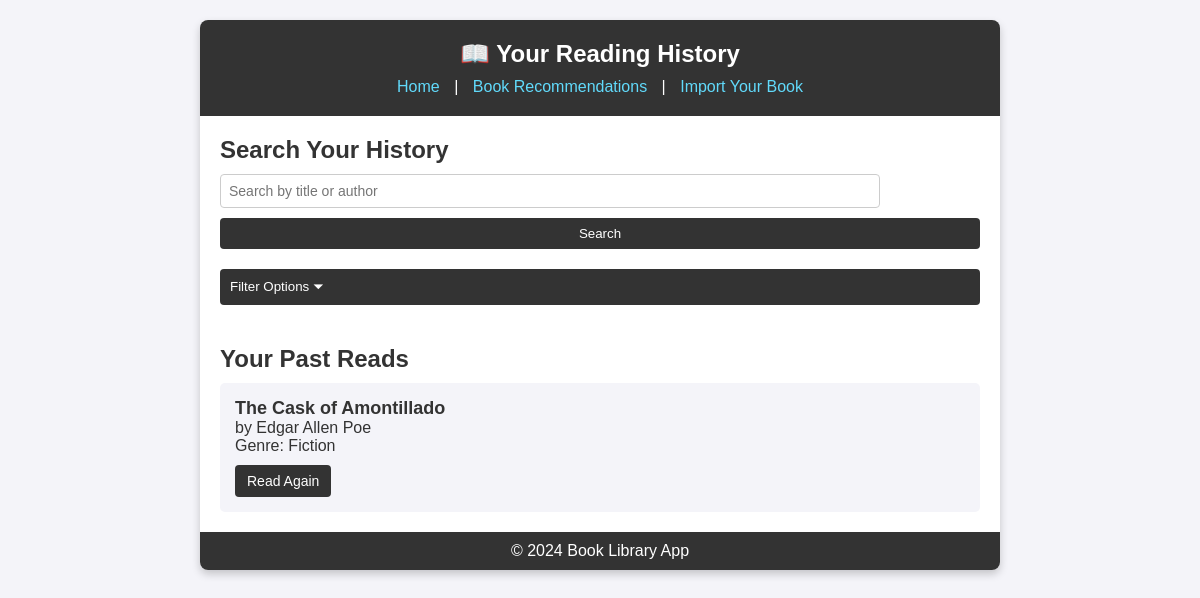
Before: /history with the older database file.
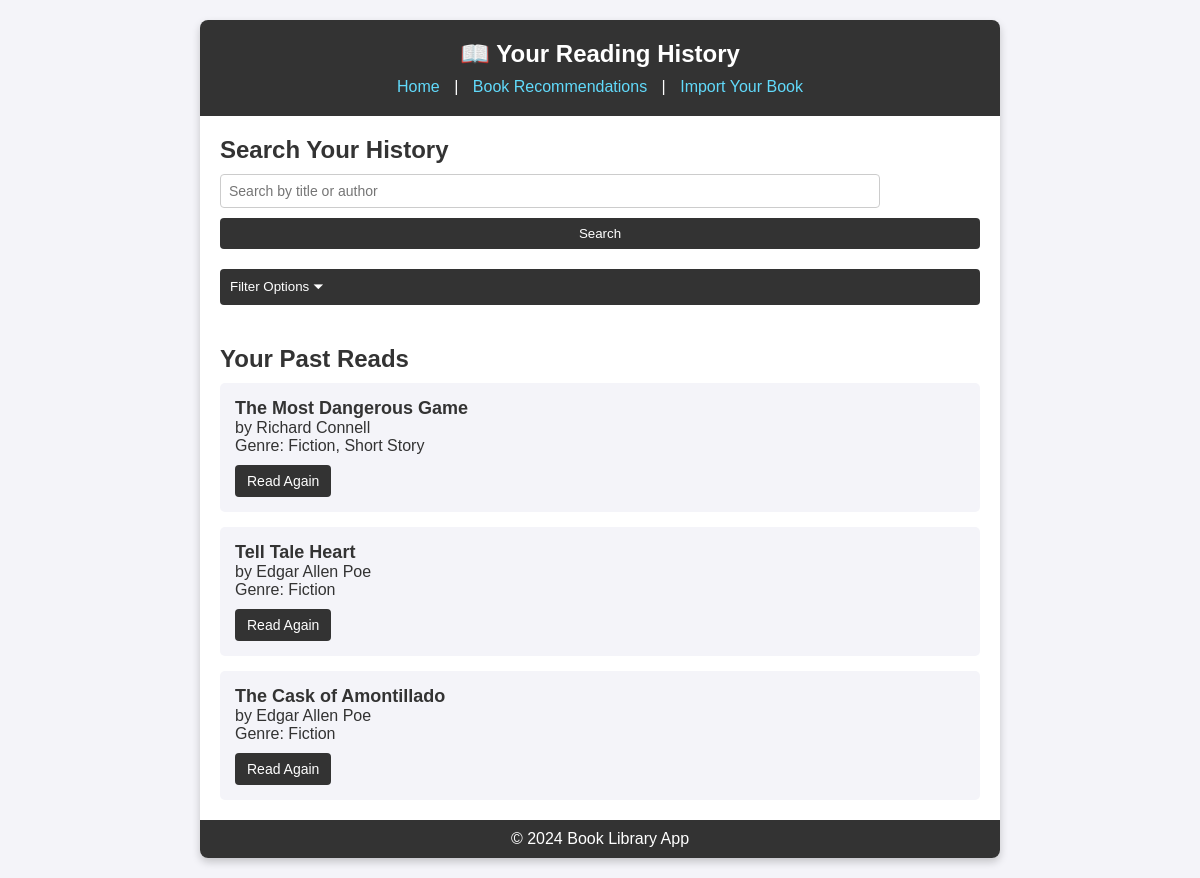
After: the same page with the newer database file.
### app.py (models this page shows)
class Book(db.Model):
    id = db.Column(db.Integer, primary_key=True)
    title = db.Column(db.String(100))
    author = db.Column(db.String(100))
    genre = db.Column(db.String(50))
    content = db.Column(db.Text)
    read = db.Column(db.Boolean, default=False)  # New field to track if the book is read

### app.py (the view)
@app.route('/history', methods=['GET', 'POST'])
def history():
    global is_playing
    if is_playing:
        pygame.mixer.music.pause()
        is_playing = False
    query = Book.query.filter_by(read=True)  # Only show books marked as read
    author = request.args.get('author')
    genre = request.args.get('genre')
    date_read = request.args.get('date')
    search_query = request.form.get('query')  # Single search field for both title and author
    if author:
        query = query.filter(Book.author.contains(author))
    if genre:
        query = query.filter(Book.genre.contains(genre))
    if date_read:
        query = query.filter(Book.date_read == date_read)
    if search_query:
        query = query.filter((Book.title.contains(search_query)) | (Book.author.contains(search_query)))
    history_books = query.order_by(Book.id.desc()).all()
    return render_template('history.html', history=history_books)

### templates/history.html (shortened to what this page needs)
<!DOCTYPE html>
<html lang="en">
<head>
    <link rel="stylesheet" href="{{ url_for('static', filename='styles.css') }}">
</head>
<body>
    <div class="container">
        <header>
            <h1>📖 Your Reading History</h1>
            <nav>
                <a href="{{ url_for('home') }}">Home</a> |
                <a href="{{ url_for('recommendations') }}">Book Recommendations</a> |
                <a href="{{ url_for('import_book_page') }}">Import Your Book</a>
            </nav>
        </header>
        <main>
            <section class="search-section">
                <h2>Search Your History</h2>
                <form method="post" action="{{ url_for('history') }}">
                    <input type="text" name="query" id="query" placeholder="Search by title or author">
                    <button type="submit">Search</button>
                </form>
            </section>
            <section class="filter-section">
                <button onclick="toggleFilters()" class="filter-toggle">Filter Options ⏷</button>
            </section>
            <section class="history-list">
                <h2>Your Past Reads</h2>
                <ul>
                    {% for entry in history %}
                        <li class="history-card">
                            <h3>{{ entry.title }}</h3>
                            <p>by {{ entry.author }}</p>
                            <p>Genre: {{ entry.genre }}</p>
                            <a href="{{ url_for('read_book', book_id=entry.id) }}" class="read-again-btn">Read Again</a>
                        </li>
                    {% endfor %}
                </ul>
            </section>
        </main>
        <footer>
            <p>&copy; 2024 Book Library App</p>
        </footer>
    </div>
</body>
</html>

### static/styles.css (style rules this page uses)
* { box-sizing: border-box; margin: 0; padding: 0; font-family: Arial, sans-serif; }
body { background-color: #f4f4f9; color: #333; display: flex; justify-content: center; padding: 20px; }
.container { width: 100%; max-width: 800px; background-color: #fff; box-shadow: 0 4px 8px rgba(0, 0, 0, 0.2); border-radius: 8px; overflow: hidden; }
header { background-color: #333; color: #fff; padding: 20px; text-align: center; }
header h1 { font-size: 24px; margin-bottom: 10px; }
header nav a { color: #61dafb; text-decoration: none; margin: 0 10px; }
main { padding: 20px; }
h2 { color: #333; margin-bottom: 10px; }
ul { list-style: none; display: flex; flex-wrap: wrap; gap: 15px; padding: 0; }
.history-card, .recommendation-card { background-color: #f4f4f9; color: #333; padding: 15px; border-radius: 5px; flex: 1 1 calc(100% - 30px); transition: transform 0.2s; }
.history-card h3, .recommendation-card h3 { font-size: 18px; }
.history-list { margin-top: 30px; }
.history-list h2 { margin-bottom: 10px; }
form { display: grid; gap: 10px; margin-bottom: 2px; }
input[type="text"], input[type="date"], textarea { padding: 8px; font-size: 14px; border: 1px solid #ccc; border-radius: 4px; }
button { padding: 10px; background-color: #333; color: #fff; border: none; border-radius: 4px; cursor: pointer; transition: background-color 0.2s; }
footer { background-color: #333; color: #fff; text-align: center; padding: 10px; }
.filter-toggle { background-color: #333; color: #fff; border: none; padding: 10px; border-radius: 4px; cursor: pointer; margin-bottom: 10px; width: 100%; text-align: left; }
.search-section { margin-bottom: 20px; }
.search-section input[type="text"] { width: calc(100% - 100px); padding: 8px; font-size: 14px; border: 1px solid #ccc; border-radius: 4px; margin-right: 5px; }
.search-section button { padding: 8px 15px; background-color: #333; color: #fff; border: none; border-radius: 4px; cursor: pointer; transition: background-color 0.2s; }
.read-again-btn { display: inline-block; margin-top: 10px; padding: 8px 12px; background-color: #333; color: #fff; border-radius: 4px; text-decoration: none; font-size: 14px; transition: background-color 0.2s; }

Changed rows visible on the page:
added Book: title "The Most Dangerous Game", author "Richard Connell", genre "Fiction, Short Story"
now on this page (row edited): Book: title "Tell Tale Heart", author "Edgar Allen Poe", genre "Fiction"
